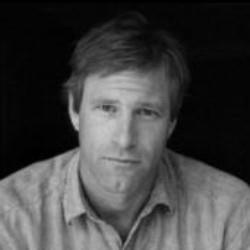
#> input picture lab3/gray_data/1.jpg, 250 x 250 px
$ python Pca_cp.py
#> lines starting #> are read from the running program, lines starting #| are printed output that depends on the picture
import numpy as np
import cv2 as cv
import math
import matplotlib.pyplot as plt
from sklearn import decomposition

# 数据中心化
def centere_data(dataMat):
    rows, cols = dataMat.shape
    meanVal = np.mean(dataMat, axis=0)  # 按列求均值，即求各个特征的均值
    meanVal = np.tile(meanVal, (rows, 1))#扩大矩阵
    newdata = dataMat - meanVal
    print(newdata)
    return newdata, meanVal

# 最小化降维造成的损失，确定k
def Percentage2n(eigVals, percentage):
    sortArray = np.sort(eigVals)  # 升序
    sortArray = sortArray[-1::-1]  # 逆转，即降序
    arraySum = sum(sortArray)
    temp_Sum = 0
    num = 0
    for i in sortArray:
        temp_Sum += i
        num += 1
        if temp_Sum >= arraySum * percentage:
            return num


# 得到最大的k个特征值和特征向量
def EigDV(covMat, k):
    D, V = np.linalg.eig(covMat)  # 得到特征值和特征向量
    # k = Percentage2n(D, p)  # 确定k值
    print("降维后的特征个数：" + str(k) + "\n")
    eigenvalue = np.argsort(D)
    K_eigenValue = eigenvalue[-1:-(k + 1):-1]
    K_eigenVector = V[:, K_eigenValue]
    return K_eigenValue, K_eigenVector

def SNR(img_raw,img):
    sum1=0
    sum2=0
    print(img)
    print(img_raw)
    # exit()
    img=np.array(img)
    img_raw=np.array(img_raw)
    for i in range(img_raw.shape[0]):
        for j in range(img_raw.shape[1]):
            sum1+=img_raw[i][j]**2
            print(sum1)
            sum2+=(img_raw[i][j]-img[i][j])**2
    return math.log(sum1/sum2,10)*10


# PCA算法
def PCA(data, k):
    dataMat = np.float32(np.mat(data))
    # 数据中心化
    dataMat, meanVal = centere_data(dataMat)
    # 计算协方差矩阵
    print(dataMat.shape)
    covMat = np.cov(dataMat, rowvar=0)
    print(covMat.shape)
    # 选取最大的k个特征值和特征向量
    D, V = EigDV(covMat, k)
    # 得到降维后的数据
    lowDataMat = dataMat * V
    print(lowDataMat.shape)
    # 重构数据
    reconDataMat = lowDataMat *V.T+ meanVal
    return reconDataMat

if __name__ == '__main__':
    img = cv.imread('./gray_data/1.jpg',0)
#> img is the input picture: shape (250, 250); min 0, max 200, mean 66.5
    rows, cols = img.shape
#> rows = 250; cols = 250
    print(img)
#> (printed output is left out)
    #pca = decomposition.PCA()
    print("降维前的特征个数：" + str(cols) + "\n")
#| 降维前的特征个数：250
    print(img)
#> (printed output is left out)
    print('----------------------------------------')
    k=[]
    loss=[]
    for i in range(40):
        k.append(i+1)
        PCA_img = PCA(img, i+1)
        print(PCA_img.shape)
        PCA_img = PCA_img.astype(np.uint8)
        print(PCA_img)
        loss.append(SNR(img,PCA_img))
        cv.imshow('test', PCA_img)
        cv.imwrite("./testimage/"+"("+str(i+1)+")"+".jpg",PCA_img)
#> this loop made 40 passes
#> (printed output is left out)
#> pass 1, in centere_data, `meanVal = np.tile(meanVal, (rows, 1))#扩大矩阵`:
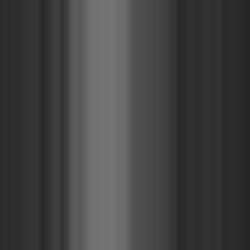
#> meanVal: shape (250, 250) float32; min 37, max 117.1, mean 66.5
#> pass 1, in centere_data, `newdata = dataMat - meanVal`:
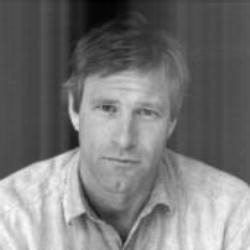
#> newdata: shape (250, 250) float32; min -116.5, max 132.4, mean 0; drawn with min black and max white
#> pass 1, in PCA, `covMat = np.cov(dataMat, rowvar=0)`:
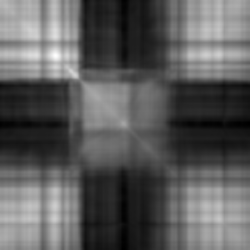
#> covMat: shape (250, 250) float64; min -587.9, max 5997.2, mean 1800.4; drawn with min black and max white
#> after the loop, k = 40 values from 1 to 40; loss = 40 values, max -2.34 at index 39, min -5.03 at index 6, mean -4.13
        # cv.waitKey(0)
    cv.destroyAllWindows()
    plt.plot(k,loss)
    plt.show()
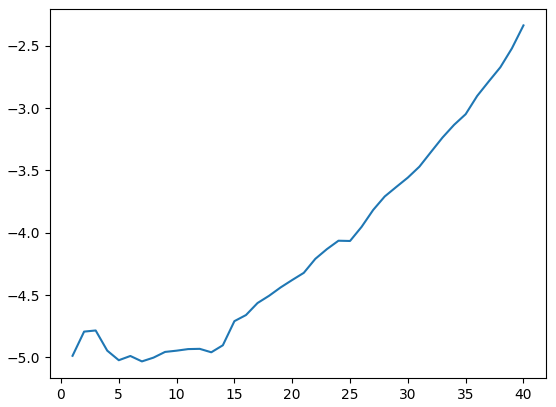
#> figure drawn by matplotlib, 1 panel; curve peaks at x = 40, y = -2.34
